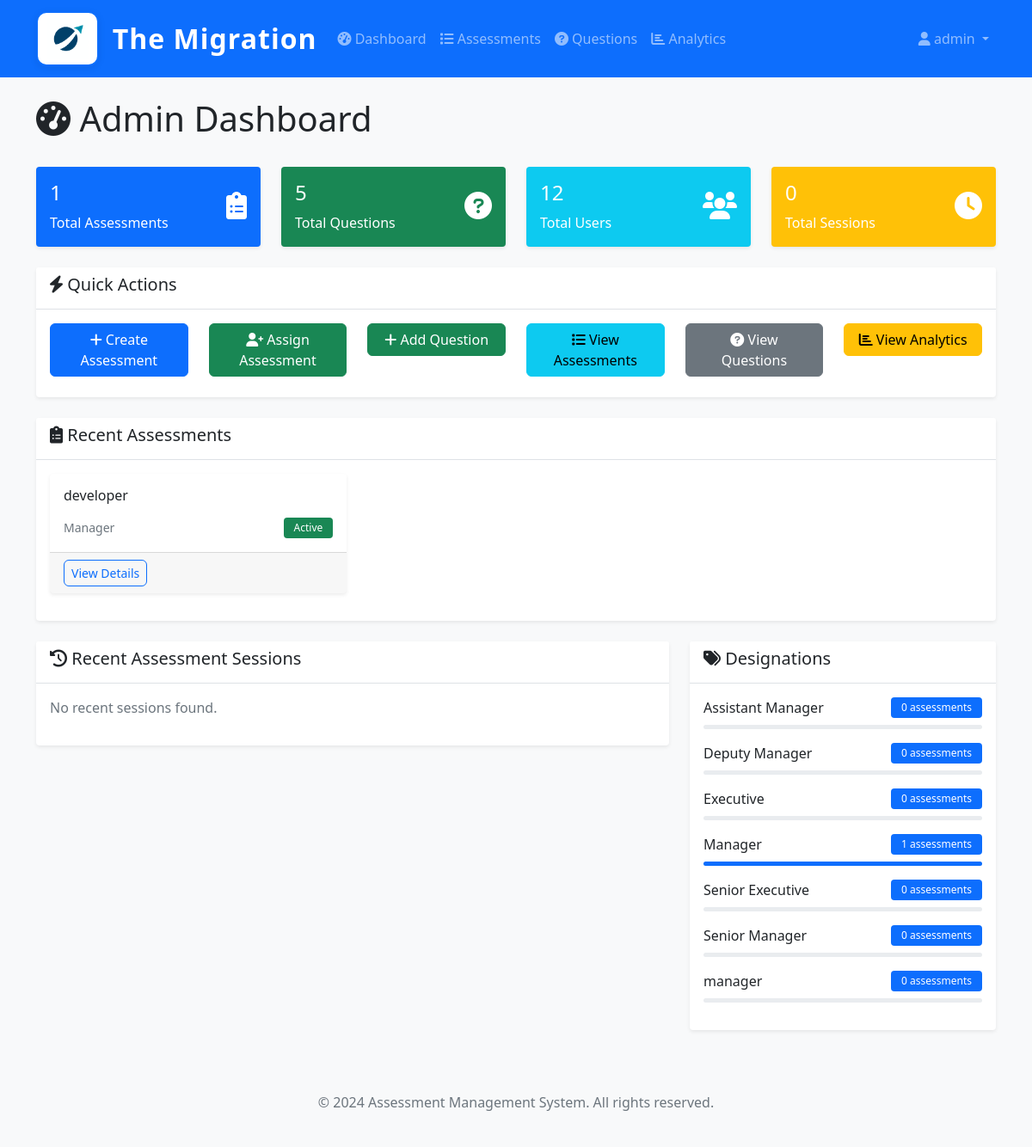
Before: /assessments/admin-dashboard/ (signed in) with the older database file.
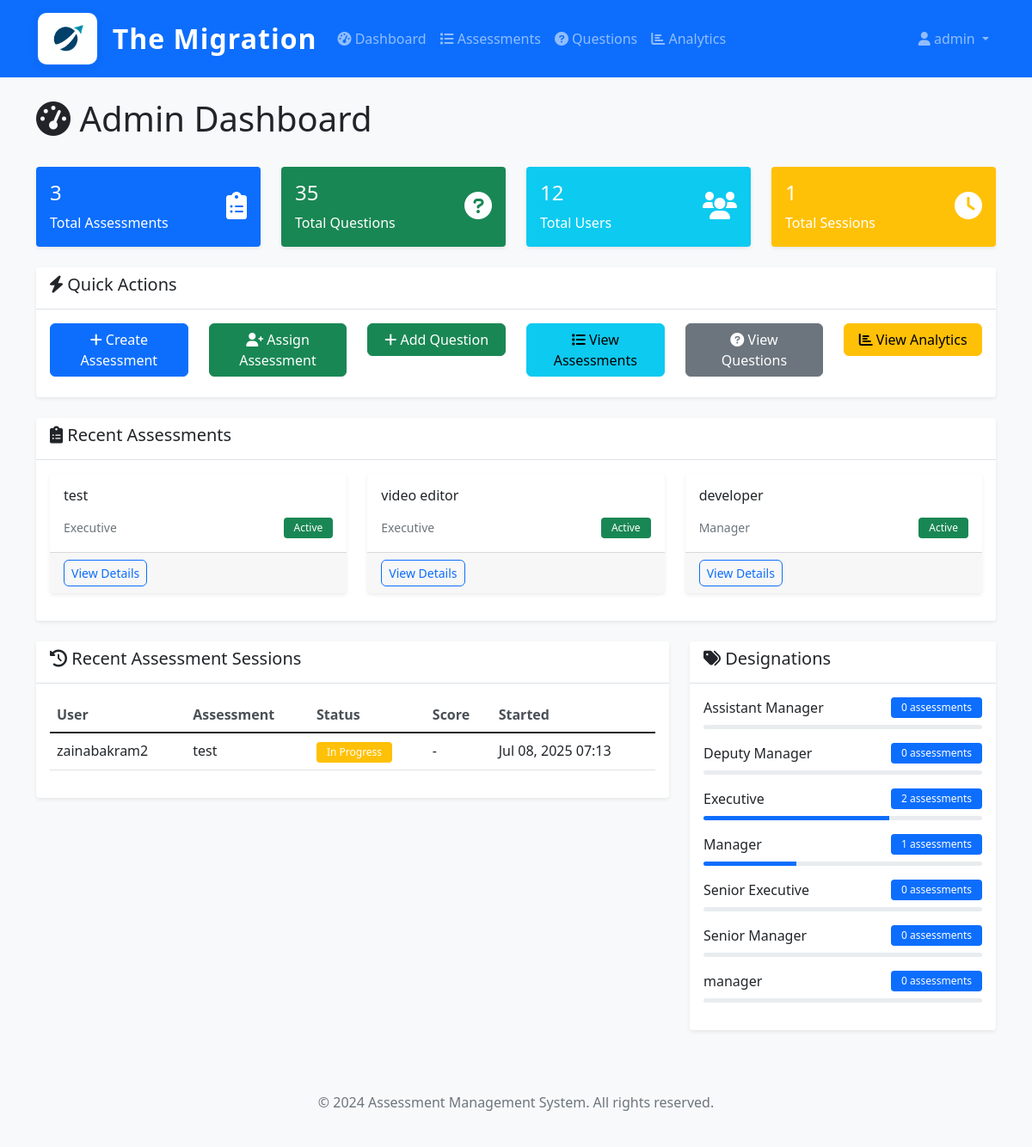
After: the same page with the newer database file.
### assessments/models.py (models this page shows, shortened)
class Assessment(models.Model):
    name = models.CharField(max_length=200)
    description = models.TextField(blank=True)
    assessment_type = models.ForeignKey(Designation, on_delete=models.CASCADE, related_name='assessments')
    questions = models.ManyToManyField(Question, through='AssessmentQuestion', related_name='assessments')
    time_limit_minutes = models.PositiveIntegerField(default=60)
    randomize_questions = models.BooleanField(default=True)
    pass_threshold = models.FloatField(
        validators=[MinValueValidator(0.0), MaxValueValidator(100.0)],
        help_text="Pass threshold as percentage (0-100)"
    )
    max_attempts = models.PositiveIntegerField(default=1, help_text="Maximum attempts allowed")
    allow_retake = models.BooleanField(default=True, help_text="Allow candidates to retake this assessment")
    show_results_immediately = models.BooleanField(default=True, help_text="Show results immediately after completion")
    is_active = models.BooleanField(default=True)
    instructions = models.TextField(blank=True)
    created_by = models.ForeignKey(CustomUser, on_delete=models.SET_NULL, null=True, related_name='created_assessments')
    created_at = models.DateTimeField(auto_now_add=True)
    updated_at = models.DateTimeField(auto_now=True)
    class Meta:
        verbose_name = 'Assessment'
        verbose_name_plural = 'Assessments'

class Designation(models.Model):
    name = models.CharField(max_length=100, unique=True)
    description = models.TextField(blank=True)
    is_active = models.BooleanField(default=True)
    created_at = models.DateTimeField(auto_now_add=True)
    updated_at = models.DateTimeField(auto_now=True)
    class Meta:
        verbose_name = 'Designation'
        verbose_name_plural = 'Designations'

class AssessmentSession(models.Model):
    STATUS_CHOICES = [
        ('not_started', 'Not Started'),
        ('in_progress', 'In Progress'),
        ('completed', 'Completed'),
        ('expired', 'Expired'),
    ]
    user = models.ForeignKey(CustomUser, on_delete=models.CASCADE, related_name='assessment_sessions')
    assessment = models.ForeignKey(Assessment, on_delete=models.CASCADE, related_name='sessions')
    status = models.CharField(max_length=20, choices=STATUS_CHOICES, default='not_started')
    started_at = models.DateTimeField(auto_now_add=True)
    completed_at = models.DateTimeField(null=True, blank=True)
    time_taken_minutes = models.PositiveIntegerField(null=True, blank=True)
    score = models.FloatField(null=True, blank=True)
    total_points = models.PositiveIntegerField(null=True, blank=True)
    percentage_score = models.FloatField(null=True, blank=True)
    passed = models.BooleanField(null=True, blank=True)
    attempt_number = models.PositiveIntegerField(default=1)
    class Meta:
        verbose_name = 'Assessment Session'
        verbose_name_plural = 'Assessment Sessions'
        unique_together = ['user', 'assessment', 'attempt_number']

### users/models.py (models this page shows, shortened)
class CustomUser(AbstractUser):
    ROLE_CHOICES = (
        ('admin', 'Admin'),
        ('hr_admin', 'HR Admin'),
        ('candidate', 'Candidate'),
        ('reviewer', 'Reviewer'),
    )
    role = models.CharField(max_length=20, choices=ROLE_CHOICES, default='candidate')
    phone = models.CharField(max_length=15, blank=True, null=True)
    department = models.CharField(max_length=100, blank=True, null=True)
    employee_id = models.CharField(max_length=50, blank=True, null=True)
    is_active = models.BooleanField(default=True)
    created_at = models.DateTimeField(auto_now_add=True)
    updated_at = models.DateTimeField(auto_now=True)
    class Meta:
        verbose_name = 'User'
        verbose_name_plural = 'Users'

### assessments/views.py (the view)
    def wrapper(request, *args, **kwargs):
        if not request.user.is_authenticated:
            return HttpResponseRedirect(reverse('admin_login'))
        if not is_authorized_admin(request.user):
            messages.error(request, 'Access denied. Only authorized administrators can access this system.')
            return HttpResponseRedirect(reverse('admin_login'))
        return view_func(request, *args, **kwargs)

### assessments/views.py (called while the page is built)
def is_authorized_admin(user):
    return (user.is_authenticated and
            user.role == 'admin' and
            user.email in AUTHORIZED_ADMIN_EMAILS)

def admin_required(view_func):
    def wrapper(request, *args, **kwargs):
        if not request.user.is_authenticated:
            return HttpResponseRedirect(reverse('admin_login'))
        if not is_authorized_admin(request.user):
            messages.error(request, 'Access denied. Only authorized administrators can access this system.')
            return HttpResponseRedirect(reverse('admin_login'))
        return view_func(request, *args, **kwargs)
    return wrapper

### assessments/templates/assessments/admin_dashboard.html (shortened to what the changed rows need)
{% extends 'base.html' %}
{% block content %}
<div class="row">
    <div class="col-12">
        <div class="d-flex justify-content-between align-items-center mb-4">
            <h1><i class="fas fa-tachometer-alt"></i> Admin Dashboard</h1>
        </div>
    </div>
</div>
<div class="row mb-4">
    <div class="col-md-3">
        <div class="card bg-primary text-white">
            <div class="card-body">
                <div class="d-flex justify-content-between">
                    <div>
                        <h4 class="card-title">{{ total_assessments }}</h4>
                        <p class="card-text">Total Assessments</p>
                    </div>
                </div>
            </div>
        </div>
    </div>
    <div class="col-md-3">
        <div class="card bg-success text-white">
            <div class="card-body">
                <div class="d-flex justify-content-between">
                    <div>
                        <h4 class="card-title">{{ total_questions }}</h4>
                        <p class="card-text">Total Questions</p>
                    </div>
                </div>
            </div>
        </div>
    </div>
    <div class="col-md-3">
        <div class="card bg-warning text-white">
            <div class="card-body">
                <div class="d-flex justify-content-between">
                    <div>
                        <h4 class="card-title">{{ total_sessions }}</h4>
                        <p class="card-text">Total Sessions</p>
                    </div>
                </div>
            </div>
        </div>
    </div>
</div>
<div class="row mt-2">
    <div class="col-12">
        <div class="card">
            <div class="card-body">
                {% if recent_assessments %}
                    <div class="row">
                        {% for assessment in recent_assessments %}
                        <div class="col-md-4 mb-3">
                            <div class="card h-100">
                                <div class="card-body">
                                    <h6 class="card-title">{{ assessment.name }}</h6>
                                    <div class="d-flex justify-content-between align-items-center">
                                        <small class="text-muted">{{ assessment.assessment_type.name }}</small>
                                        <span class="badge bg-{% if assessment.is_active %}success{% else %}secondary{% endif %}">
                                            {% if assessment.is_active %}Active{% else %}Inactive{% endif %}
                                        </span>
                                    </div>
                                </div>
                                <div class="card-footer">
                                    <a href="{% url 'assessments:assessment_detail' assessment.id %}" class="btn btn-sm btn-outline-primary">
                                        View Details
                                    </a>
                                </div>
                            </div>
                        </div>
                        {% endfor %}
                    </div>
                {% else %}
                    <p class="text-muted">No recent assessments found.</p>
                {% endif %}
            </div>
        </div>
    </div>
</div>
<div class="row mt-4">
    <div class="col-md-8">
        <div class="card">
            <div class="card-body">
                {% if recent_sessions %}
                    <div class="table-responsive">
                        <table class="table table-hover">
                            <thead>
                                <tr>
                                    <th>User</th>
                                    <th>Assessment</th>
                                    <th>Status</th>
                                    <th>Score</th>
                                    <th>Started</th>
                                </tr>
                            </thead>
                            <tbody>
                                {% for session in recent_sessions %}
                                <tr>
                                    <td>{{ session.user.username }}</td>
                                    <td>{{ session.assessment.name }}</td>
                                    <td>
                                        <span class="badge bg-{% if session.status == 'completed' %}success{% elif session.status == 'in_progress' %}warning{% else %}secondary{% endif %}">
                                            {{ session.get_status_display }}
                                        </span>
                                    </td>
                                    <td>
                                        {% if session.percentage_score %}
                                            {{ session.percentage_score|floatformat:1 }}%
                                        {% else %}
                                            -
                                        {% endif %}
                                    </td>
                                    <td>{{ session.started_at|date:"M d, Y H:i" }}</td>
                                </tr>
                                {% endfor %}
                            </tbody>
                        </table>
                    </div>
                {% else %}
                    <p class="text-muted">No recent sessions found.</p>
                {% endif %}
            </div>
        </div>
    </div>
    <div class="col-md-4">
        <div class="card">
            <div class="card-body">
                {% if designations %}
                    {% for designation in designations %}
                    <div class="d-flex justify-content-between align-items-center mb-2">
                        <span>{{ designation.name }}</span>
                        <span class="badge bg-primary">{{ designation.assessment_count }} assessments</span>
                    </div>
                    <div class="progress mb-3" style="height: 5px;">
                        <div class="progress-bar" style="width: {{ designation.percentage|floatformat:1 }}%"></div>
                    </div>
                    {% endfor %}
                {% else %}
                    <p class="text-muted">No designations found.</p>
                {% endif %}
            </div>
        </div>
    </div>
</div>
{% endblock %}

Changed rows visible on the page:
added Assessment: name "test", assessment_type.name "Executive", is_active "Active"
added Assessment: name "video editor", assessment_type.name "Executive", is_active "Active"
added AssessmentSession: user.username "zainabakram2", assessment.name "test", status "In Progress", started_at "Jul 08, 2025 07:13"
computed for Designation "Executive": assessment_count "0" → "2"
computed for Designation "Manager": {{ designation.percentage|floatformat:1 }} 100.0 → 33.3 (drawn)
Other visible differences:
{{ total_assessments }}: "1" → "3"
{{ total_questions }}: "5" → "35"
{{ total_sessions }}: "0" → "1"
text no longer shown: "No recent sessions found."
text now shown: "User Assessment Status Score Started"
